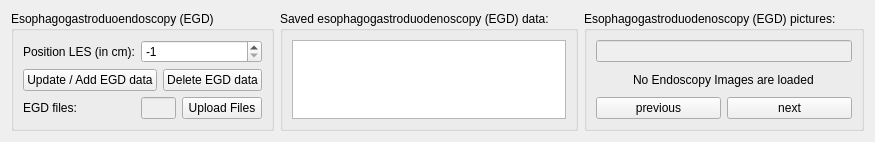
          <widget class="QWidget" name="endoskopy">
           <property name="geometry">
            <rect>
             <x>0</x>
             <y>0</y>
             <width>792</width>
             <height>139</height>
            </rect>
           </property>
           <attribute name="label">
            <string>Esophagogastroduodenoscopy (EGD)</string>
           </attribute>
           <layout class="QGridLayout" name="gridLayout_45">
            <item row="0" column="0">
             <widget class="QGroupBox" name="groupBox_30">
              <property name="title">
               <string>Esophagogastroduoendoscopy (EGD)</string>
              </property>
              <layout class="QGridLayout" name="gridLayout_39">
               <item row="0" column="0">
                <widget class="QLabel" name="label_63">
                 <property name="text">
                  <string>Position LES (in cm):</string>
                 </property>
                </widget>
               </item>
               <item row="3" column="0" colspan="2">
                <layout class="QHBoxLayout" name="horizontalLayout_11">
                 <item>
                  <widget class="QPushButton" name="add_egd_button">
                   <property name="text">
                    <string>Update / Add EGD data</string>
                   </property>
                  </widget>
                 </item>
                 <item>
                  <widget class="QPushButton" name="delete_egd_button">
                   <property name="text">
                    <string>Delete EGD data</string>
                   </property>
                  </widget>
                 </item>
                </layout>
               </item>
               <item row="5" column="1">
                <spacer name="verticalSpacer_2">
                 <property name="orientation">
                  <enum>Qt::Vertical</enum>
                 </property>
                 <property name="sizeHint" stdset="0">
                  <size>
                   <width>20</width>
                   <height>40</height>
                  </size>
                 </property>
                </spacer>
               </item>
               <item row="4" column="0">
                <widget class="QLabel" name="label_57">
                 <property name="text">
                  <string>EGD files:</string>
                 </property>
                </widget>
               </item>
               <item row="4" column="1">
                <layout class="QHBoxLayout" name="horizontalLayout_7">
                 <item>
                  <widget class="QLineEdit" name="egd_file_text">
                   <property name="enabled">
                    <bool>false</bool>
                   </property>
                   <property name="readOnly">
                    <bool>true</bool>
                   </property>
                  </widget>
                 </item>
                 <item>
                  <widget class="QPushButton" name="egd_file_upload_button">
                   <property name="text">
                    <string>Upload Files</string>
                   </property>
                  </widget>
                 </item>
                </layout>
               </item>
               <item row="0" column="1">
                <widget class="QSpinBox" name="egd_position_les_spin">
                 <property name="minimum">
                  <number>-1</number>
                 </property>
                 <property name="maximum">
                  <number>55</number>
                 </property>
                 <property name="value">
                  <number>-1</number>
                 </property>
                </widget>
               </item>
              </layout>
             </widget>
            </item>
            <item row="0" column="1">
             <widget class="QGroupBox" name="groupBox_31">
              <property name="title">
               <string>Saved esophagogastroduodenoscopy (EGD) data:</string>
              </property>
              <layout class="QGridLayout" name="gridLayout_40">
               <item row="0" column="1">
                <widget class="QTextEdit" name="egd_text">
                 <property name="readOnly">
                  <bool>true</bool>
                 </property>
                </widget>
               </item>
              </layout>
             </widget>
            </item>
            <item row="0" column="2">
             <widget class="QGroupBox" name="groupBox_37">
              <property name="title">
               <string>Esophagogastroduodenoscopy (EGD) pictures:</string>
              </property>
              <layout class="QGridLayout" name="gridLayout_68">
               <item row="0" column="0">
                <widget class="QLineEdit" name="endoscopy_imagedescription_text">
                 <property name="enabled">
                  <bool>false</bool>
                 </property>
                </widget>
               </item>
               <item row="1" column="0" alignment="Qt::AlignHCenter">
                <widget class="QLabel" name="endoscopy_imageview">
                 <property name="sizePolicy">
                  <sizepolicy hsizetype="Preferred" vsizetype="Expanding">
                   <horstretch>0</horstretch>
                   <verstretch>0</verstretch>
                  </sizepolicy>
                 </property>
                 <property name="text">
                  <string>No Endoscopy Images are loaded</string>
                 </property>
                </widget>
               </item>
               <item row="3" column="0">
                <layout class="QHBoxLayout" name="horizontalLayout_4">
                 <item>
                  <widget class="QPushButton" name="endoscopy_previous_button">
                   <property name="text">
                    <string>previous</string>
                   </property>
                  </widget>
                 </item>
                 <item>
                  <widget class="QPushButton" name="endoscopy_next_button">
                   <property name="text">
                    <string>next</string>
                   </property>
                  </widget>
                 </item>
                </layout>
               </item>
              </layout>
             </widget>
            </item>
           </layout>
          </widget>
